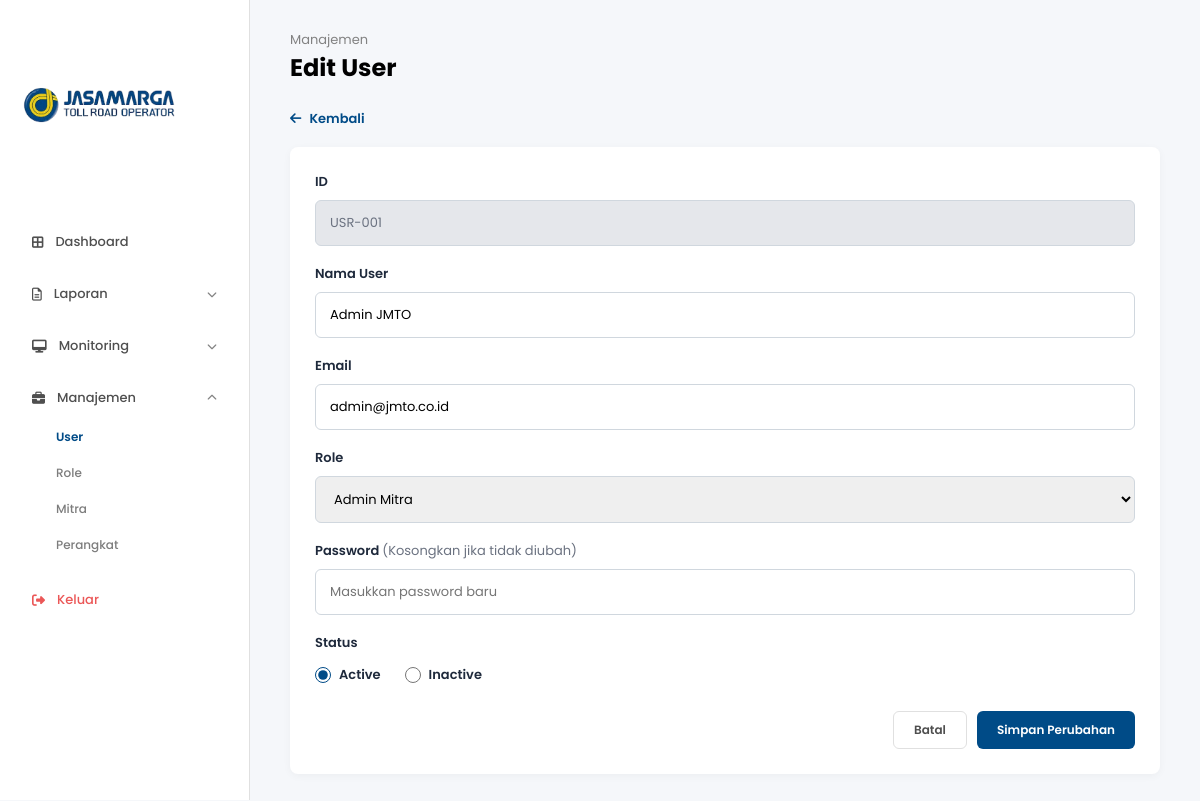
Screenshot of /editUser.php?id=1 (signed in) with the database file from the repository.
### tables this page shows
CREATE TABLE `users` (
  `id` int(11) NOT NULL,
  `kode_user` varchar(15) DEFAULT NULL,
  `nama_user` varchar(100) DEFAULT NULL,
  `email` varchar(100) NOT NULL,
  `id_role` varchar(15) DEFAULT NULL,
  `password` varchar(255) NOT NULL,
  `status_user` enum('Active','Inactive') DEFAULT 'Active',
  `created_at` timestamp NOT NULL DEFAULT current_timestamp()
);

CREATE TABLE `roles` (
  `id_role` varchar(15) NOT NULL,
  `nama_role` varchar(50) NOT NULL,
  `hak_akses` varchar(255) NOT NULL,
  `created_at` timestamp NOT NULL DEFAULT current_timestamp()
);

### editUser.php (the view, shortened to what this page needs)
<?php
require 'koneksi.php';
$id = isset($_GET['id']) ? intval($_GET['id']) : 0;
$res = mysqli_query($conn, "SELECT * FROM users WHERE id = $id LIMIT 1");
$data = mysqli_fetch_assoc($res);
$res_roles = mysqli_query($conn, "SELECT * FROM roles ORDER BY id_role ASC");
?>
<!DOCTYPE html>
<html lang="id">
<head>
    <link rel="stylesheet" href="style.css?v=<?php echo time(); ?>">
    <link rel="stylesheet" href="https://cdnjs.cloudflare.com/ajax/libs/font-awesome/6.4.0/css/all.min.css">
</head>
<body>
    <div class="dashboard-wrapper">
        <aside class="sidebar">
            <div class="sidebar-logo"><img src="jasamarga-logo.png" alt="Logo Jasamarga" class="logo-img"></div>
            <nav class="sidebar-menu">
                <a href="dashboard.php" class="menu-item"><i class="fa-solid fa-border-all icon"></i> Dashboard</a>
                <div class="menu-group">
                    <div class="menu-header" onclick="toggleDropdown(this)"><i class="fa-regular fa-file-lines icon"></i> Laporan <i class="fa-solid fa-chevron-down arrow"></i></div>
                </div>
                <div class="menu-group">
                    <div class="menu-header" onclick="toggleDropdown(this)"><i class="fa-solid fa-desktop icon"></i> Monitoring <i class="fa-solid fa-chevron-down arrow"></i></div>
                </div>
                <div class="menu-group active">
                    <div class="menu-header" onclick="toggleDropdown(this)"><i class="fa-solid fa-briefcase icon"></i> Manajemen <i class="fa-solid fa-chevron-down arrow"></i></div>
                    <div class="submenu">
                        <a href="daftarUser.php" class="sub-active">User</a>
                        <a href="daftarRole.php">Role</a>
                        <a href="daftarMitra.php">Mitra</a>
                        <a href="daftarPerangkat.php">Perangkat</a>
                    </div>
                </div>
                <a href="logout.php" class="menu-item logout"><i class="fa-solid fa-right-from-bracket icon"></i> Keluar</a>
            </nav>
        </aside>
        <main class="main-content">
            <header class="top-header" style="margin-bottom: 10px;">
                <p class="welcome-text">Manajemen</p>
                <h1 class="page-header-title">Edit User</h1>
            </header>
            <a href="daftarUser.php" class="back-link"><i class="fa-solid fa-arrow-left"></i> Kembali</a>
            <section class="table-section-card">
                <form method="POST" action="">
                    <div class="form-stack-group">
                        <label>ID</label>
                        <input type="text" value="<?= htmlspecialchars($data['kode_user'] ?: 'USR-' . str_pad($data['id'], 3, '0', STR_PAD_LEFT)); ?>" readonly>
                    </div>
                    <div class="form-stack-group">
                        <label>Nama User</label>
                        <input type="text" name="nama_user" value="<?= htmlspecialchars($data['nama_user']); ?>" required>
                    </div>
                    <div class="form-stack-group">
                        <label>Email</label>
                        <input type="email" name="email" value="<?= htmlspecialchars($data['email']); ?>" required>
                    </div>
                    <div class="form-stack-group">
                        <label>Role</label>
                        <select name="id_role" required>
                            <?php while ($r = mysqli_fetch_assoc($res_roles)): ?>
                                <option value="<?= htmlspecialchars($r['id_role']); ?>" <?= $data['id_role'] === $r['id_role'] ? 'selected' : ''; ?>>
                                    <?= htmlspecialchars($r['nama_role']); ?>
                                </option>
                            <?php endwhile; ?>
                        </select>
                    </div>
                    <div class="form-stack-group">
                        <label>Password <span style="font-weight:400; color:#6b7280;">(Kosongkan jika tidak diubah)</span></label>
                        <input type="password" name="password" placeholder="Masukkan password baru">
                    </div>
                    <div class="form-stack-group" style="margin-bottom: 26px;">
                        <label>Status</label>
                        <div class="radio-status-group">
                            <label class="radio-status-item"><input type="radio" name="status" value="Active" <?= $data['status_user'] === 'Active' ? 'checked' : ''; ?>> Active</label>
                            <label class="radio-status-item"><input type="radio" name="status" value="Inactive" <?= $data['status_user'] === 'Inactive' ? 'checked' : ''; ?>> Inactive</label>
                        </div>
                    </div>
                    <div class="filter-buttons" style="justify-content: flex-end;">
                        <a href="daftarUser.php" class="btn-reset" style="text-decoration:none; display:inline-flex; align-items:center;">Batal</a>
                        <button type="submit" class="btn-filter">Simpan Perubahan</button>
                    </div>
                </form>
            </section>
        </main>
    </div>
</body>
</html>

### style.css (style rules this page uses)
* { box-sizing: border-box; margin: 0; padding: 0; font-family: 'Poppins', sans-serif; }
body { background-color: #f5f7fa; color: #333333; }
form { width: 100%; }
.dashboard-wrapper { display: flex; width: 100%; min-height: 100vh; }
.sidebar { width: 250px; height: 100vh; position: fixed; top: 0; left: 0; background-color: #ffffff; border-right: 1px solid #e0e0e0; padding: 25px 20px; display: flex; flex-direction: column; z-index: 100; }
.sidebar-logo { margin-bottom: 30px; }
.logo-img { width: 160px; height: auto; }
.sidebar-menu { display: flex; flex-direction: column; gap: 12px; }
.sidebar-menu a, .menu-header { text-decoration: none; color: #4f4f4f; font-size: 13px; font-weight: 500; padding: 10px 12px; border-radius: 6px; cursor: pointer; display: flex; align-items: center; gap: 12px; transition: background-color 0.2s; }
.menu-header .arrow { margin-left: auto; font-size: 10px; color: #828282; transition: transform 0.3s ease; }
.menu-group.active .menu-header .arrow { transform: rotate(180deg); }
.submenu { max-height: 0; overflow: hidden; padding-left: 36px; display: flex; flex-direction: column; gap: 6px; transition: max-height 0.3s ease-out, opacity 0.3s ease-out; opacity: 0; }
.menu-group.active .submenu { max-height: 200px; opacity: 1; margin-top: 4px; margin-bottom: 8px; }
.submenu a { font-size: 12px; padding: 6px 0; color: #7d7d7d; text-decoration: none; }
.submenu a.sub-active, .submenu a:hover { color: #004b87; font-weight: 600; }
.menu-item.logout { margin-top: auto; color: #eb5757; }
.main-content { margin-left: 250px; flex: 1; padding: 30px 40px; min-height: 100vh; background-color: #f5f7fa; }
.welcome-text { font-size: 13px; color: #828282; }
.page-header-title { font-size: 24px; font-weight: 700; color: #000000; margin-bottom: 20px; }
.filter-buttons { display: flex; gap: 10px; }
.btn-reset, .btn-filter { padding: 9px 20px; border-radius: 6px; font-size: 12px; font-weight: 600; cursor: pointer; }
.btn-reset { background: #ffffff; border: 1px solid #e0e0e0; color: #4f4f4f; }
.btn-filter { background: #004b87; border: none; color: #ffffff; }
.table-section-card { background: #ffffff; padding: 25px; border-radius: 8px; box-shadow: 0 2px 8px rgba(0,0,0,0.04); margin-bottom: 30px; }

### editUser.php (style rules this page uses)
.back-link { display: inline-flex; align-items: center; gap: 8px; color: #004b87; text-decoration: none; font-size: 13px; font-weight: 600; margin-bottom: 18px; }
.form-stack-group { display: flex; flex-direction: column; gap: 8px; margin-bottom: 18px; }
.form-stack-group label { font-size: 13px; font-weight: 600; color: #1e293b; }
.form-stack-group input, .form-stack-group select { width: 100%; padding: 12px 14px; border: 1px solid #d0d7de; border-radius: 6px; font-family: 'Poppins', sans-serif; font-size: 13px; }
.form-stack-group input[readonly] { background-color: #e5e7eb; color: #6b7280; }
.radio-status-group { display: flex; align-items: center; gap: 24px; margin-top: 4px; }
.radio-status-item { display: inline-flex; align-items: center; gap: 8px; font-size: 13px; font-weight: 500; cursor: pointer; }
.radio-status-item input[type="radio"] { accent-color: #004b87; width: 16px; height: 16px; }

### rows the page displays
users: kode_user "USR-001", nama_user "Admin JMTO", email "admin@jmto.co.id", id_role "Admin Mitra", status_user "☑ Active", status_user "☐ Inactive"
